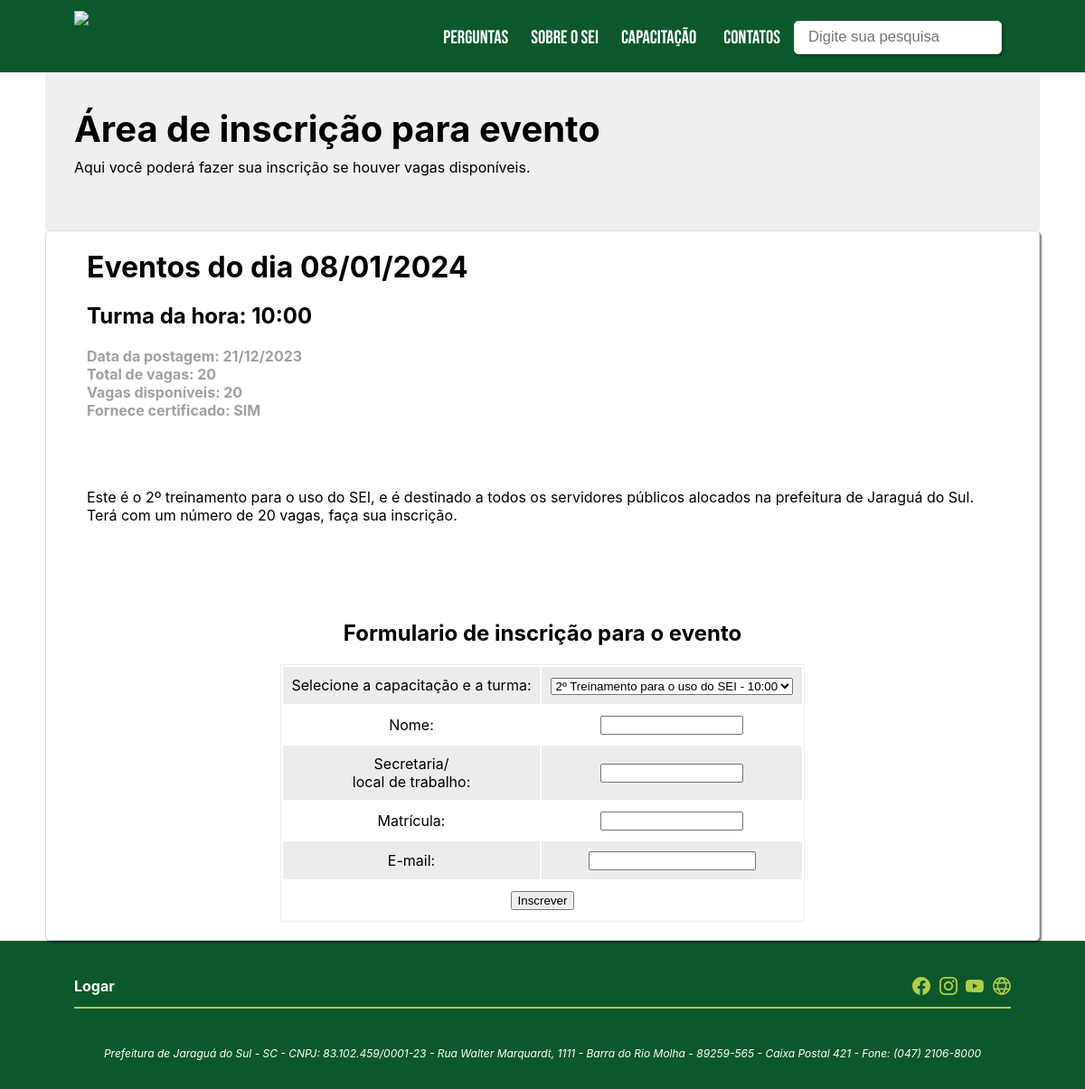
Screenshot of /evento.php with the database file from the repository.
### tables this page shows
CREATE TABLE `agenda` (
  `id` int(200) NOT NULL AUTO_INCREMENT,
  `dtpost` varchar(15) DEFAULT NULL,
  `dtinicio` varchar(15) NOT NULL,
  `dtfim` varchar(15) NOT NULL,
  `texto` text NOT NULL,
  `vagas` int(5) NOT NULL,
  `certificado` int(1) NOT NULL,
  `preenchido` int(5) DEFAULT NULL,
  `titulo` varchar(250) DEFAULT NULL,
  `horainicio` varchar(5) NOT NULL,
  `horafim` varchar(5) NOT NULL,
  `localEvent` varchar(255) DEFAULT NULL,
  PRIMARY KEY (`id`)
);

### class/DB.class.php (called while the page is built, shortened)
<?php
class DB {
    private static $con;
    public static function conn(){
        if(is_null(self::$con)){
            try{
                self::$con = new PDO('mysql:host='.HOST.';dbname='.DB.'', USER, PASSWORD);
                self::$con->setAttribute(PDO::ATTR_ERRMODE, PDO::ERRMODE_EXCEPTION);
            }catch(PDOException $e){
                echo $e->getMessage();
            }
        }
        return self::$con;
    }
}
?>

### class/capacitacao.class.php (the view, shortened to what this page needs)
<?php
    class Capacitacao{
        function __construct(){
            include_once("DB.class.php");
        }
        function getEventForDate($dt){
            $objGetDate = DB::conn()->prepare("SELECT * FROM agenda WHERE dtinicio=?");
            if($objGetDate->execute(array($dt))){
                $nr = $objGetDate->rowCount();
                if($nr>0){
                    $op = array();
                    while($linha = $objGetDate->fetchObject()){
                        $vagasDisp = $linha->vagas-$linha->preenchido;
                        if($vagasDisp>0){
                            $vag = $vagasDisp;
                            $o = [$linha->titulo.' - '.$linha->horainicio, $linha->id];
                            array_push($op, $o);
                        }else{
                            $vag = '<strong>Todas as vagas para essa turma estão preenchidas.</strong>';
                        }
                        if($linha->certificado>0){
                            $cert = 'SIM';
                        }else{
                            $cert = 'NÃO';
                        }
                        echo '
                            <h2>Turma da hora: '.$linha->horainicio.'</h2>
                            <article>
                                <header id="data">Data da postagem: '.$linha->dtpost.'</header>
                                <header id="data">Total de vagas: <span id="catSpan"> '.$linha->vagas.'</span></header>
                                <header id="data">Vagas disponíveis: <span id="catSpan"> '.$vag.'</span></header>
                                <header id="data">Fornece certificado: <span id="catSpan"> '.$cert.'</span></header>
                                <p>'.str_replace("../", "", $linha->texto).'</p>
                            </article>
                        ';
                    }
                    if(!empty($op)){
                        echo '<br><div id="divFormInscGeral"><div id="divFormInsc"><h2>Formulario de inscrição para o evento</h2>
                            <form action="evento.submit.php" method="post" id="formInsc">
                                <table id="tabFormInsc">
                                    <tr>
                                        <td>Selecione a capacitação e a turma:</td>
                                            <td>
                                                <select name="idevento" id="idevento" required>';
                                                for($i=0; $i<count($op); $i++){
                                                    echo '<option value="'.$op[$i][1].'">'.$op[$i][0].'</option>';
                                                }
                        echo '                        </selected>
                                            </td>
                                    </tr>
                                    <tr>
                                        <td>Nome:</td>
                                        <td><input type="text" name="nome" required></td>
                                    </tr><tr>
                                        <td>Secretaria/<br>local de trabalho:</td>
                                        <td><input type="text" name="secretaria" required></td>
                                    </tr><tr>
                                        <td>Matrícula:</td>
                                        <td><input type="text" name="matricula" required></td>
                                    </tr><tr>
                                        <td>E-mail:</td>
                                        <td><input type="email" name="email" required></td>
                                    </tr><tr>
                                        <td colspan="2">
                                        <input type="submit" name="" value="Inscrever"></td>
                                    </tr>
                                </table>
                            </form></div></div>
                            ';
                    }
                }else{
                    echo '<h3>Sem eventos para essa data</h3>';
                }
            }
        }
    }
?>

### style.css (style rules this page uses)
* { scroll-behavior: smooth; }
body { margin: 0px; padding: 0px; font-family: 'Inter'; background-color: #fff; }
* { scrollbar-width: auto; scrollbar-color: #b1cd49 #0c582c; }
#artigo header#data { color: #a0a0a0; text-align: left; font-weight: bold; }
#artigo article { padding-bottom: 10px; }
span#catSpan { font-weight: bold; }
#tabFormInsc { border: 1px solid #ececec; }
#tabFormInsc tr td { padding: 10px; }
#tabFormInsc tr:nth-child(odd) { background-color: #ececec; }
#divFormInsc { max-width: 600px; display: flex; flex-wrap: wrap; justify-content: center; align-items: center; text-align: center; }
#divFormInscGeral { max-width: 100%; display: flex; flex-wrap: wrap; justify-content: center; align-items: center; text-align: center; }

### editorRobsonFarias.css (style rules this page uses)
input[type="text"] { width:150px; }
rffEfeitoBGText11 { background-image: url('imgs/giphy11.webp'); background-size: cover; background-position: center; color: transparent; -moz-background-clip: text; -webkit-background-clip: text; text-transform: uppercase; font-size: 50px; margin: 10px 0; font-weight: 900; }

### menu.css (style rules this page uses)
body { margin: 0; padding: 0; }

### footer.php (style rules this page uses)
body { padding: 0px; margin: 0px; }

### rows the page displays
agenda: horainicio "10:00", dtpost "21/12/2023", vagas "20", certificado "SIM", texto "Este é o 2º treinamento para o uso do SEI, e é destinado a todos os servidores públicos alocados na prefeitura de Jaraguá do Sul. Terá com um número de 20 vagas, faça sua inscrição."

### other values shown
$titulo "Área de inscrição para evento"
$subtitulo "Aqui você poderá fazer sua inscrição se houver vagas disponíveis."
$dt2[2] "08"
$dt2[1] "01"
$dt2[0] "2024"
form field idevento "2º Treinamento para o uso do SEI - 10:00"
